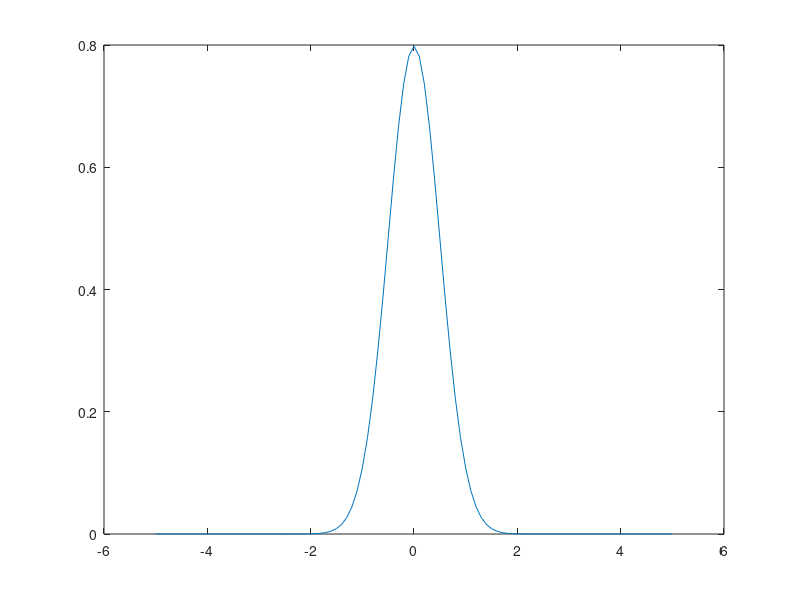

Write MATLAB code to recreate this figure.
% dt = 0.05; % time step
% initialPose = [0  0  0  0]';
% carbot = ExampleHelperCarBot(initialPose, dt); 
% 
% simulationTime = 0;
% for simulationtime = 1:20
%     uCmd(1) = 0.7*abs(sin(simulationTime)) + 0.1;  % linear velocity
%     uCmd(2) = 0.08*cos(simulationTime);            % angular velocity
% 
%     drive(carbot, uCmd);
%     updatePlot(carbot)
% end

%% drawing from probability distribution

A = [1 0 5]';
B = A ./ sum(A);
C = cumsum(B)

count = zeros(3,1);

for j = 1:1000000
    ind = find(rand <= C,1);
    count(ind,1) = count(ind) + 1;
end

count

%% Looking at Normal Distributions of Mobility and Sensor models

x = [-5:0.1:5];
norm = normpdf(x, 0, 0.5);
figure(1)
plot(x, norm)

